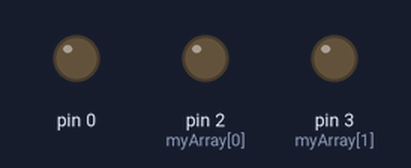
Bench run of a sketch on a simulated Arduino Uno, built with avr-gcc and run on an emulated ATmega328P. Parts: output pins drawn as LEDs (lit = HIGH).

Above: at 1.0 s.
At 3.0 s:
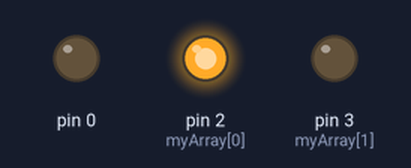
At 9.0 s:
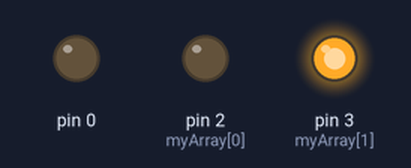
Timing chart, 0 to 15.6 s (numbered marks = the images above):
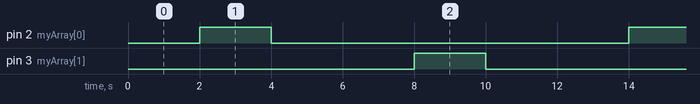

Measured:
- by itself, pin 2 (myArray[0]), pin 3 (myArray[1]): alternates HIGH for 2.0 s and LOW for 10.0 s
- by itself, everything shown: repeats every 12.0 s, in 4 steps

The sketch:

LEDSTRIP-Array_Example_UNO.ino
```cpp
int myArray [] = {2, 3};
int count = 2;
int d1 = 2000;
void setup() {
  for (int i = 0; i <= 3; i++)
  {
    pinMode(myArray[i], OUTPUT);
  }

}

void loop() {
  for (int i = 0; i < count; i++)
  {
    delay(d1);
    analogWrite(myArray[i], 255);
    delay(d1);
    analogWrite(myArray[i], 0);
    delay(d1);


  }
}
```
